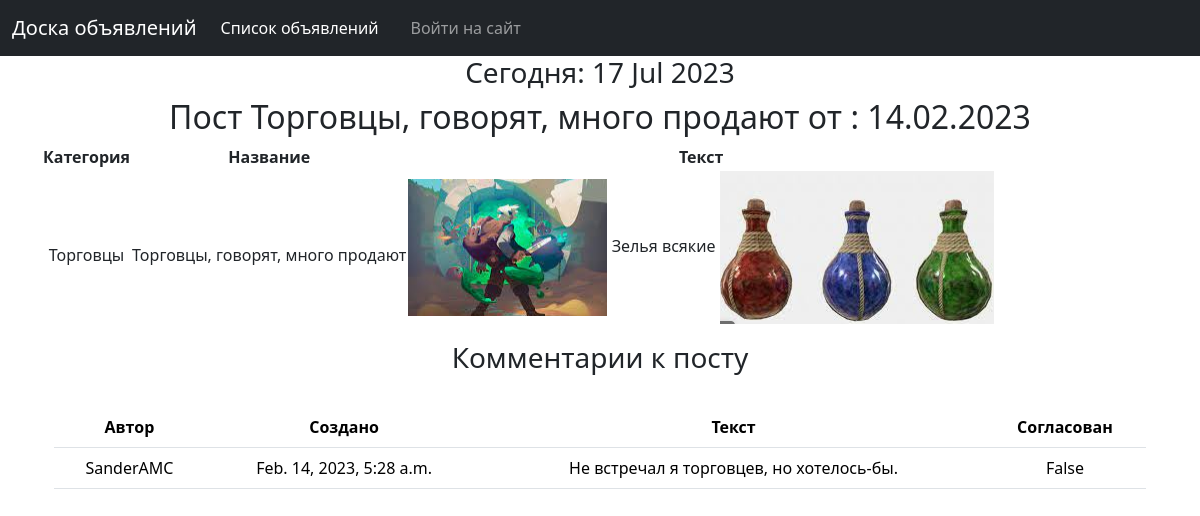
The page /post/26/ on the database its author committed.
### MMORPG_messages/models.py (models this page shows)
class Post(models.Model):
    TYPES = [
        ('01', 'Танки'),
        ('02', 'Хилы'),
        ('03', 'ДД'),
        ('04', 'Торговцы'),
        ('05', 'Гилдмастеры'),
        ('06', 'Квестгиверы'),
        ('07', 'Кузнецы'),
        ('08', 'Кожевники'),
        ('09', 'Зельевары'),
        ('10', 'Мастера заклинаний')
    ]
    author = models.ForeignKey(User, on_delete=models.CASCADE)
    creation = models.DateTimeField(auto_now_add=True)
    category = models.CharField(max_length=2, choices=TYPES, default='1')
    title = models.CharField(max_length=200)
    content = RichTextUploadingField(blank=True, null=True)

class Comment(models.Model):
    post = models.ForeignKey(Post, on_delete=models.CASCADE)
    user = models.ForeignKey(User, on_delete=models.CASCADE)
    creation = models.DateTimeField(auto_now_add=True)
    text = models.TextField()
    approved = models.BooleanField(default=False)

### MMORPG_messages/views.py (the view)
# urls.py: path('<int:pk>/', OnePost.as_view(), name='one_post'),
class OnePost(DetailView):
    model = Post
    template_name = 'post.html'
    context_object_name = 'one_post'
    def get_context_data(self, **kwargs):
        context = super().get_context_data(**kwargs)
        if self.request.user.is_authenticated:
            context['user_name'] = self.request.user
        context['comments'] = Comment.objects.order_by('-creation').filter(post=self.object.id)
        obj = to_dict(context['one_post'])
        obj['category'] = [_[1] for _ in Post.TYPES if _[0] == obj['category']][0]
        context['one_post'] = obj
        return context

### MMORPG_messages/templatetags/custom_filters.py (called while the page is built)
@register.filter()
def censor(value):
   def isbad(word: str):
      return True if word in BAD_WORDS else False
   def replace(word: str):
      str_ = word[0]
      for i in range(1, len(word)):
         if word[i] not in string.punctuation:
            str_ += '*'
         else:
            str_ += word[i]
      return str_
   list = value.split()
   for n, word in enumerate(list):
      word2check = ""
      word = word.strip().lower()
      for i in range(len(word)):
         if word[i] not in string.punctuation:
            word2check += word[i]
      if isbad(word2check):
         list[n] = replace(list[n])
   return f'{" ".join(list)}'

### MMORPG_messages/templatetags/custom_tags.py (called while the page is built)
@register.simple_tag()
def current_time(format_string='%d %b %Y'):
    return datetime.utcnow().strftime(format_string)

### MMORPG_messages/views.py (called while the page is built)
def to_dict(obj):
    opts = obj._meta
    data = {}
    for f in chain(opts.concrete_fields, opts.private_fields):
        data[f.name] = f.value_from_object(obj)
    for f in opts.many_to_many:
        data[f.name] = [i.id for i in f.value_from_object(obj)]
    return data

### templates/post.html (shortened to what this page needs)
{% extends 'default.html' %}
{% load custom_filters %}
{% load custom_tags %}
{% block content %}
    <h3>Сегодня: {% current_time '%d %b %Y' %} </h3>
    <h2> Пост {{ one_post.title|censor }} от : {{ one_post.creation|date:'d.m.Y' }} </h2>
       <table>
           <thead>
            <tr>
              <th scope="col">Категория</th>
                <th scope="col">Название</th>
                <th scope="col">Текст</th>
            </tr>
          </thead>
        <tbody>
           <tr>
               <td>{{ one_post.category}}</td>
               <td>{{ one_post.title}}</td>
               <td>{{ one_post.content|safe }}</td>
           </tr>
    </tbody>
       </table>
        {% if comments %}
    <div class="container">
        <table class="table table-hover">
         <thead>
         <h3>Комментарии к посту</h3>
            <tr>
              <th scope="col">Автор</th>
              <th scope="col">Создано</th>
                <th scope="col">Текст</th>
                <th scope="col">Согласован</th>
            </tr>
          </thead>
           {% for one in comments %}
            <tr class="light">
                <td>{{ one.user }}</td>
               <td>{{ one.creation }}</td>
                <td>{{ one.text }}</td>
                <td>{{ one.approved }}</td>
                <br>
           </tr>
           {% endfor %}
        </table>
   {% else %}
       <h2>Комментариев пока нет.</h2>
   {% endif %}
    </div>
{% endblock content %}

### templates/default.html (shortened to what this page needs)
<!DOCTYPE html>
<html lang="en">
    <head>
        {% load static %}
	    <link href="{% static 'css/bootstrap.min.css' %}" rel="stylesheet" />
    </head>
    <body>
    {% load i18n %}
    <nav class="navbar navbar-expand-lg navbar-dark bg-dark">
          <div class="container-fluid">
            <a class="navbar-brand">Доска объявлений</a>
            <div class="collapse navbar-collapse" id="navbarColor02">
              <ul class="navbar-nav me-auto">
                <li class="nav-item">
                  <a class="nav-link active" href="/">Список объявлений
                  </a>
                </li>
                <li class="nav-item">
                  <a class="nav-link" href=""></a>
                </li>
                  {% if user_name %}
                  <li class="nav-item">
                  <a class="nav-link" href="/post/create">Создать объявление</a>
                </li>
                    <li class="nav-item">
                      <a class="nav-link" href="/post/search">Смотреть отклики</a>
                    </li>
                       <li class="nav-item">
                           <a class="nav-link" href="/user">Пользователь {{ user_name }}</a>
                       </li>
                       <li class="nav-item">
                           <a class="nav-link" href="/accounts/logout">Logout</a>
                       </li>
                  {% else %}
                       <li class="nav-item">
                           <a class="nav-link" href="/accounts/login">Войти на сайт</a>
                       </li>
                  {% endif %}
              </ul>
        </nav>
            <div class="container">
           <div class="row">
               <div class="col-lg-12 text-center">
                   {% block content %}
                   {% endblock content %}
                   <br>
               </div>
           </div>
        </div>
    </body>
</html>

### rows shown on the page
Post: title|censor "Торговцы, говорят, много продают", creation "14.02.2023", title "Торговцы, говорят, много продают", content (picture), content "Зелья всякие"
Comment: user "SanderAMC", creation "Feb. 14, 2023, 5:28 a.m.", text "Не встречал я торговцев, но хотелось-бы.", approved "False"

### other values the page prints
{{ one_post.category }} "Торговцы"
